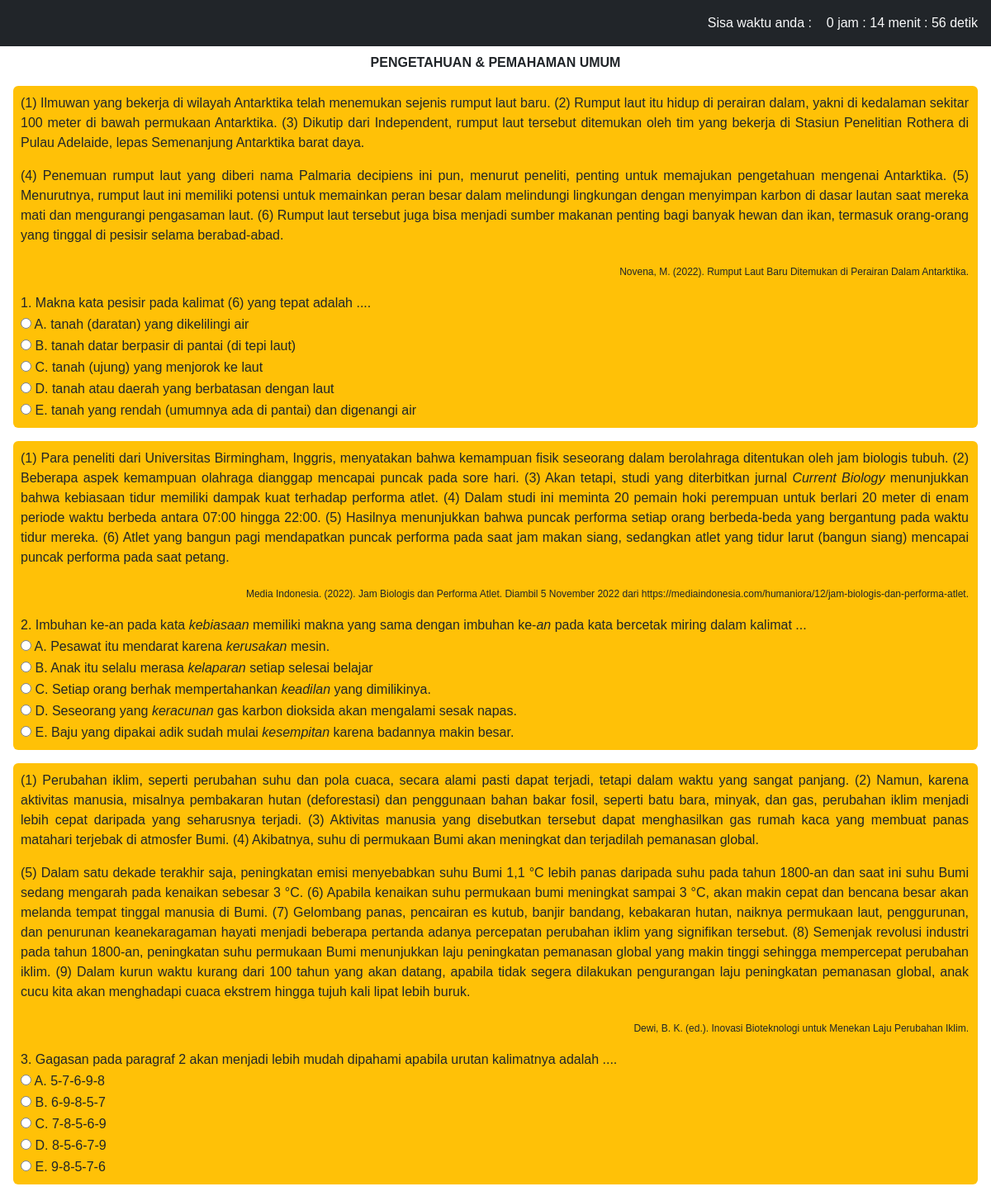
Screenshot of /pengetahuan_pemahaman.php (signed in, upper part) with the database file from the repository.
### tables this page shows
CREATE TABLE `pengetahuan_pemahaman` (
  `id` int(255) NOT NULL,
  `text` text NOT NULL,
  `soal` text NOT NULL,
  `pilihan_a` text NOT NULL,
  `pilihan_b` text NOT NULL,
  `pilihan_c` text NOT NULL,
  `pilihan_d` text NOT NULL,
  `pilihan_e` text NOT NULL,
  `jawaban` varchar(255) NOT NULL,
  `bobot` int(11) NOT NULL
);

### pengetahuan_pemahaman.php (the view, shortened to what this page needs)
<!DOCTYPE html>
<html lang="en">
	<head>
        <link
			href="https://cdn.jsdelivr.net/npm/bootstrap@5.2.1/dist/css/bootstrap.min.css"
			rel="stylesheet"
		/>
		<link rel="stylesheet" href="assets/styles/style.css" />
        <link rel="stylesheet" href="https://cdn.jsdelivr.net/npm/bootstrap-icons@1.9.1/font/bootstrap-icons.css">
	</head>
	<body>
				<p id="timer" align="right" class="text-light p-3 bg-dark fixed-top"></p>
				<br>
        <br>
				<p align="center" class="mt-3"><b>PENGETAHUAN & PEMAHAMAN UMUM</b></p>
        <form action="memahami_bacaan_menulis.php" method="POST" id="frmSoal">
        <?php
            include "koneksi.php";
            $query    = mysqli_query($koneksi, "SELECT * FROM pengetahuan_pemahaman ORDER BY RAND()");
            $no = 0;
            while($data = mysqli_fetch_array($query)){
            $no++
            ?>
							<table border="0" class="m-3 p-2 bg-warning d-flex rounded">
        <tbody>
								<?php
                    if(!empty($data['text'])){
                        echo "<tr><td>$data[text]</td><td></td></tr>";
                    }
                ?>
                <tr>
                    <td align="justify"><?php echo $no?>. <?php echo $data['soal'];?></td>
                    <td> </td>
                </tr>
                <tr>
                    <td><input name="pilihan[<?php echo $data['id']?>]" type="radio" value="A"> A. <?php echo $data['pilihan_a'];?></td>
                    <td> </td>
                </tr>
                <tr>
                    <td><input name="pilihan[<?php echo $data['id']?>]" type="radio" value="B"> B. <?php echo $data['pilihan_b'];?></td>
                    <td> </td>
                </tr>
                <tr>
                    <td><input name="pilihan[<?php echo $data['id']?>]" type="radio" value="C"> C. <?php echo $data['pilihan_c'];?></td>
                    <td> </td>
                </tr>
                <tr>
                    <td><input name="pilihan[<?php echo $data['id']?>]" type="radio" value="D"> D. <?php echo $data['pilihan_d'];?></td>
                    <td> </td>
                </tr>
                <tr>
                    <td><input name="pilihan[<?php echo $data['id']?>]" type="radio" value="E"> E. <?php echo $data['pilihan_e'];?></td>
                    <td> </td>
                </tr>
								</tbody>
    </table>
                <?php
                }
                  ?>
            </form>
	</body>
</html>

### assets/styles/style.css (style rules this page uses)
* { font-family: "Lucida Sans", "Lucida Sans Regular", "Lucida Grande", "Lucida Sans Unicode", Geneva, Verdana, sans-serif; }

### rows the page displays
pengetahuan_pemahaman: text "(1) Ilmuwan yang bekerja di wilayah Antarktika telah menemukan sejenis rumput laut baru. (2) Rumput laut itu hidup di perairan dalam, yakni di kedalaman sekitar 100 meter di bawah permukaan Antarktika. (3) Dikutip dari Independent, rumput laut tersebut ditemukan oleh tim yang bekerja di Stasiun Penelitian Rothera di Pulau Adelaide, lepas Semenanjung Antarktika barat daya. (4) Penemuan rumput laut yang diberi nama Palmaria decipiens ini pun, menurut peneliti, penting untuk memajukan pengetahuan mengenai Antarktika. (5) Menurutnya, rumput laut ini memiliki potensi untuk memainkan peran besar dalam melindungi lingkungan dengan menyimpan karbon di dasar lautan saat mereka mati dan mengurangi…", soal "Makna kata pesisir pada kalimat (6) yang tepat adalah ....", pilihan_a "tanah (daratan) yang dikelilingi air", pilihan_b "tanah datar berpasir di pantai (di tepi laut)", pilihan_c "tanah (ujung) yang menjorok ke laut", pilihan_d "tanah atau daerah yang berbatasan dengan laut", pilihan_e "tanah yang rendah (umumnya ada di pantai) dan digenangi air"
pengetahuan_pemahaman: text "(1) Para peneliti dari Universitas Birmingham, Inggris, menyatakan bahwa kemampuan fisik seseorang dalam berolahraga ditentukan oleh jam biologis tubuh. (2) Beberapa aspek kemampuan olahraga dianggap mencapai puncak pada sore hari. (3) Akan tetapi, studi yang diterbitkan jurnal Current Biology menunjukkan bahwa kebiasaan tidur memiliki dampak kuat terhadap performa atlet. (4) Dalam studi ini meminta 20 pemain hoki perempuan untuk berlari 20 meter di enam periode waktu berbeda antara 07:00 hingga 22:00. (5) Hasilnya menunjukkan bahwa puncak performa setiap orang berbeda-beda yang bergantung pada waktu tidur mereka. (6) Atlet yang bangun pagi mendapatkan puncak performa pada saat jam makan…", soal "Imbuhan ke-an pada kata kebiasaan memiliki makna yang sama dengan imbuhan ke- an pada kata bercetak miring dalam kalimat ...", pilihan_a "Pesawat itu mendarat karena kerusakan mesin.", pilihan_b "Anak itu selalu merasa kelaparan setiap selesai belajar", pilihan_c "Setiap orang berhak mempertahankan keadilan yang dimilikinya.", pilihan_d "Seseorang yang keracunan gas karbon dioksida akan mengalami sesak napas.", pilihan_e "Baju yang dipakai adik sudah mulai kesempitan karena badannya makin besar."
pengetahuan_pemahaman: text "(1) Perubahan iklim, seperti perubahan suhu dan pola cuaca, secara alami pasti dapat terjadi, tetapi dalam waktu yang sangat panjang. (2) Namun, karena aktivitas manusia, misalnya pembakaran hutan (deforestasi) dan penggunaan bahan bakar fosil, seperti batu bara, minyak, dan gas, perubahan iklim menjadi lebih cepat daripada yang seharusnya terjadi. (3) Aktivitas manusia yang disebutkan tersebut dapat menghasilkan gas rumah kaca yang membuat panas matahari terjebak di atmosfer Bumi. (4) Akibatnya, suhu di permukaan Bumi akan meningkat dan terjadilah pemanasan global. (5) Dalam satu dekade terakhir saja, peningkatan emisi menyebabkan suhu Bumi 1,1 °C lebih panas daripada suhu pada tahun…", soal "Gagasan pada paragraf 2 akan menjadi lebih mudah dipahami apabila urutan kalimatnya adalah ....", pilihan_a "5-7-6-9-8", pilihan_b "6-9-8-5-7", pilihan_c "7-8-5-6-9", pilihan_d "8-5-6-7-9", pilihan_e "9-8-5-7-6"
